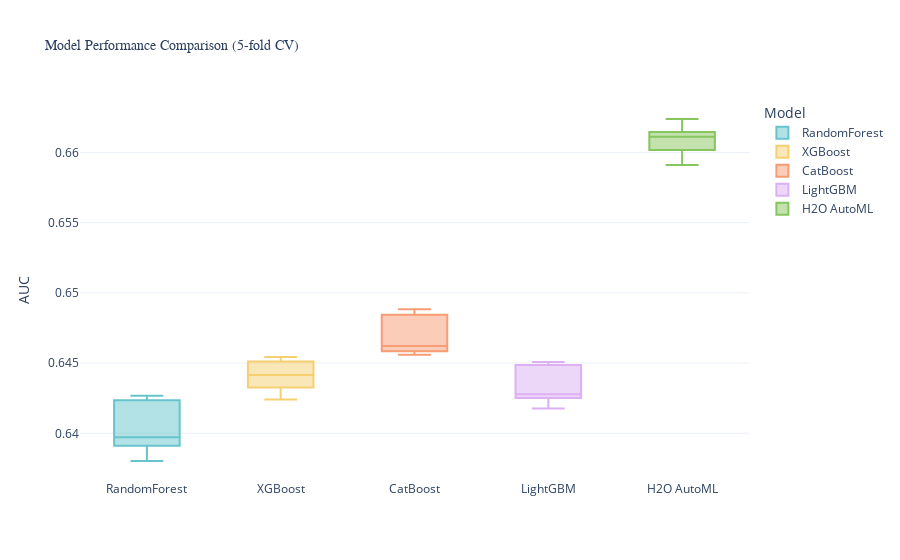

The notebook cell saved with this chart:
### Code cell
h2o_cv_results = [0.6611171,	0.6623833,	0.6605365,	0.6611391,	0.6591138]
results_long_h2o = results_long.append(pd.DataFrame({'Model': 'H2O AutoML', 'AUC': h2o_cv_results}))

# Plot results using plotly
fig = px.box(results_long_h2o, x='Model', y='AUC', 
             title='Model Performance Comparison (5-fold CV)',
             color='Model', 
             color_discrete_sequence=px.colors.qualitative.Pastel)

fig.update_layout(
    xaxis_title='',
    yaxis_title='AUC',
    title_font=dict(size=14, family='Arial, bold'),
    xaxis_tickfont=dict(size=12),
    template='plotly_white'
)

fig.show()

### Figure 1 — Plotly figure (JSON) as saved in the notebook; plotly's stock layout.template omitted (floating-point values rounded to 4 significant figures)
{"data": [{"alignmentgroup": "True", "hovertemplate": "Model=%{x}<br>AUC=%{y}<extra></extra>", "legendgroup": "RandomForest", "marker": {"color": "rgb(102, 197, 204)"}, "name": "RandomForest", "notched": false, "offsetgroup": "RandomForest", "orientation": "v", "showlegend": true, "type": "box", "x": ["RandomForest", "RandomForest", "RandomForest", "RandomForest", "RandomForest"], "x0": " ", "xaxis": "x", "y": [0.6395, 0.6423, 0.6397, 0.638, 0.6427], "y0": " ", "yaxis": "y"}, {"alignmentgroup": "True", "hovertemplate": "Model=%{x}<br>AUC=%{y}<extra></extra>", "legendgroup": "XGBoost", "marker": {"color": "rgb(246, 207, 113)"}, "name": "XGBoost", "notched": false, "offsetgroup": "XGBoost", "orientation": "v", "showlegend": true, "type": "box", "x": ["XGBoost", "XGBoost", "XGBoost", "XGBoost", "XGBoost"], "x0": " ", "xaxis": "x", "y": [0.6424, 0.6454, 0.6435, 0.6442, 0.645], "y0": " ", "yaxis": "y"}, {"alignmentgroup": "True", "hovertemplate": "Model=%{x}<br>AUC=%{y}<extra></extra>", "legendgroup": "CatBoost", "marker": {"color": "rgb(248, 156, 116)"}, "name": "CatBoost", "notched": false, "offsetgroup": "CatBoost", "orientation": "v", "showlegend": true, "type": "box", "x": ["CatBoost", "CatBoost", "CatBoost", "CatBoost", "CatBoost"], "x0": " ", "xaxis": "x", "y": [0.6456, 0.6488, 0.6462, 0.6459, 0.6483], "y0": " ", "yaxis": "y"}, {"alignmentgroup": "True", "hovertemplate": "Model=%{x}<br>AUC=%{y}<extra></extra>", "legendgroup": "LightGBM", "marker": {"color": "rgb(220, 176, 242)"}, "name": "LightGBM", "notched": false, "offsetgroup": "LightGBM", "orientation": "v", "showlegend": true, "type": "box", "x": ["LightGBM", "LightGBM", "LightGBM", "LightGBM", "LightGBM"], "x0": " ", "xaxis": "x", "y": [0.6418, 0.6451, 0.6428, 0.6428, 0.6448], "y0": " ", "yaxis": "y"}, {"alignmentgroup": "True", "hovertemplate": "Model=%{x}<br>AUC=%{y}<extra></extra>", "legendgroup": "H2O AutoML", "marker": {"color": "rgb(135, 197, 95)"}, "name": "H2O AutoML", "notched": false, "offsetgroup": "H2O AutoML", "orientation": "v", "showlegend": true, "type": "box", "x": ["H2O AutoML", "H2O AutoML", "H2O AutoML", "H2O AutoML", "H2O AutoML"], "x0": " ", "xaxis": "x", "y": [0.6611, 0.6624, 0.6605, 0.6611, 0.6591], "y0": " ", "yaxis": "y"}], "layout": {"boxmode": "overlay", "legend": {"title": {"text": "Model"}, "tracegroupgap": 0}, "title": {"font": {"family": "Arial, bold", "size": 14}, "text": "Model Performance Comparison (5-fold CV)"}, "xaxis": {"anchor": "y", "categoryarray": ["RandomForest", "XGBoost", "CatBoost", "LightGBM", "H2O AutoML"], "categoryorder": "array", "domain": [0, 1], "tickfont": {"size": 12}, "title": {"text": ""}}, "yaxis": {"anchor": "x", "domain": [0, 1], "title": {"text": "AUC"}}}}
